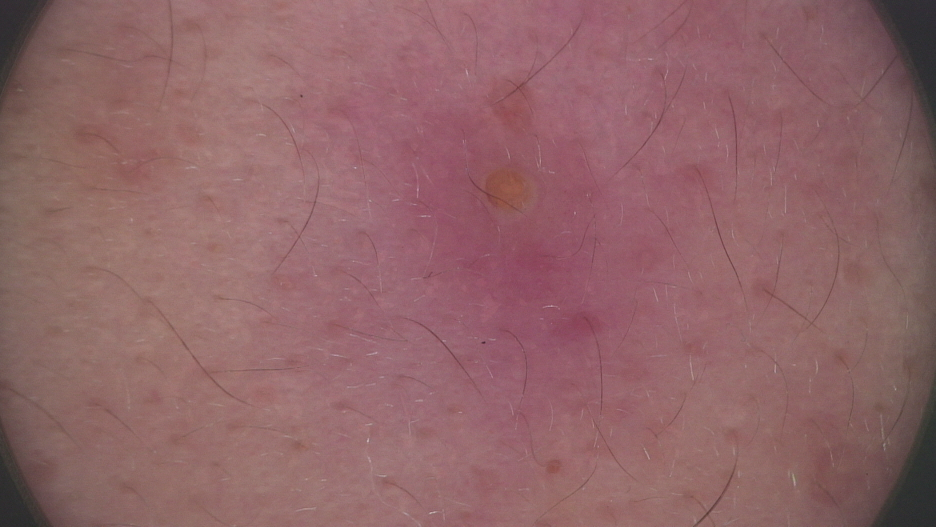
#> input picture dataset/dataset/Acne vulgaris/10_1.jpg, 1872 x 1053 px (shown at 1/2 size); its folder holds only this picture in this run
$ jupyter execute --allow-errors projekCoba1.ipynb   (older library calls are emulated)
#> lines starting #> are read from the running program, lines starting #| are printed output that depends on the picture; after the words box and inside, x2 and y2 are one past the last pixel; in counts of white or black regions, pixels touching at a corner belong together
[cell 1]
import os
import cv2 as cv
import matplotlib.pyplot as plt
import numpy as np
import pandas as pd
from tqdm import tqdm
from sklearn.model_selection import train_test_split, cross_val_predict
from sklearn.metrics import accuracy_score, classification_report
from skimage.feature import graycomatrix, graycoprops
from scipy.stats import entropy
from sklearn.ensemble import RandomForestClassifier
from sklearn.svm import SVC
from sklearn.neighbors import KNeighborsClassifier
from sklearn.metrics import accuracy_score, precision_score, recall_score, f1_score, confusion_matrix, classification_report
from sklearn.metrics import (confusion_matrix, ConfusionMatrixDisplay)
import seaborn as sns
from matplotlib.colors import LinearSegmentedColormap

[cell 2]
def resize_image(img, new_size=(256, 256)):
    return cv.resize(img, new_size)

[cell 3]
def insertGambar(folder):
#> called with folder = 'dataset/dataset/'
    data = []
    filenames = []
    datalabel = []
    path = []
    data_distribution = {}
    for label in (os.listdir(folder)):
        images = os.listdir(folder+label)
        data_distribution[label] = len(images)
        datalabel.append(label)
        print(label)
        count = 0
        for filename in tqdm(os.listdir(folder+label)):
            if count == 100:
                break
            else :
                count += 1
            img = cv.imread(os.path.join(folder+label,filename))
#> img is the input picture: shape (1053, 1872, 3); mean B, G, R 103.6, 100.8, 144
            if img is not None:
                img = cv.cvtColor(img, cv.COLOR_BGR2RGB)
                img = resize_image(img, (256, 256))
#> in resize_image, `return cv.resize(img, new_size)`:
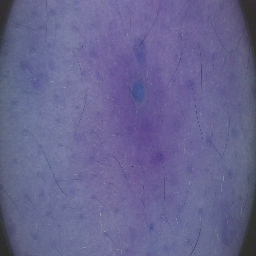
#> returned value: shape (256, 256, 3); mean of channels 0, 1, 2 143.9, 100.6, 103.5; drawn as B, G, R
                filenames.append(filename)
                path.append(label)
                data.append(img)
#> pass 2 of the loop in insertGambar, `for label in (os.listdir(folder)):`:
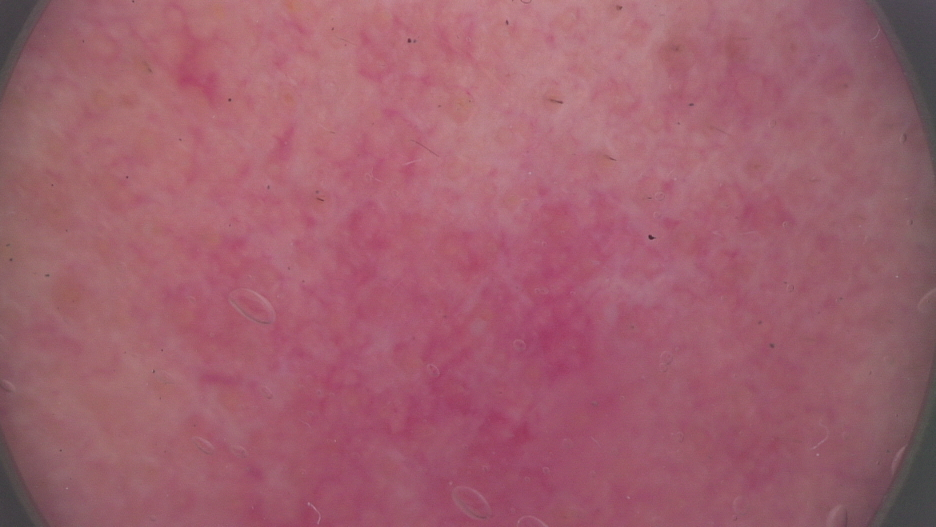
#> input picture dataset/dataset/Rosacea/10_2.jpg, 1872 x 1053 px (shown at 1/2 size)
#> in insertGambar, img is the input picture: shape (1053, 1872, 3); mean B, G, R 109.7, 96.1, 159.6
#> in resize_image (call 2), `return cv.resize(img, new_size)`:
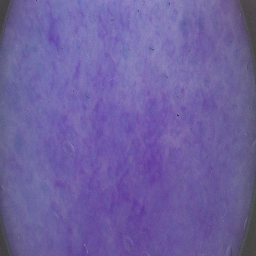
#> returned value: shape (256, 256, 3); mean of channels 0, 1, 2 159.5, 96, 109.6; drawn as B, G, R
    return data, filenames, datalabel, path , data_distribution

[cell 4]
images, filenames, labels, path, distribusi = insertGambar("dataset/dataset/")
#> images = 2 items; filenames = ['10_1.jpg', '10_2.jpg']; labels = ['Acne vulgaris', 'Rosacea']; path = ['Acne vulgaris', 'Rosacea']; distribusi = {'Acne vulgaris': 1, 'Rosacea': 1}

print("Jumlah gambar:", len(images))
#| Jumlah gambar: 2
print("Jumlah label unik:", len(labels))
#| Jumlah label unik: 2
print("Jumlah nama file:", len(filenames))
#| Jumlah nama file: 2
print("Distribusi data:", distribusi)
#| Distribusi data: {'Acne vulgaris': 1, 'Rosacea': 1}

[cell 5]
def display_sample(images):
  plt.figure(figsize=(20,10))
  for i in range(7):
    plt.subplot(1,7,i+1)
    plt.xticks([])
    plt.yticks([])
    plt.grid(False)
    plt.imshow(images[i], cmap='gray')
  plt.show()

[cell 6]
def gray_scaling(img):
    gray = cv.cvtColor(img, cv.COLOR_BGR2GRAY)
    return gray

[cell 7]
def median(img):
    height, width = img.shape
    kernel = np.zeros((3, 3), np.float32) / 9
    hasilMedian = np.zeros((height, width), dtype=np.uint8)
    for i in range(kernel.shape[0]//2, height-kernel.shape[0]//2):
        for j in range(kernel.shape[0]//2, width-kernel.shape[0]//2):
            temp = []
            for k in range(-kernel.shape[0]//2, kernel.shape[0]//2+1):
                for l in range(-kernel.shape[0]//2, kernel.shape[0]//2+1):
                    temp.append(img[i+k][j+l])
            temp.sort()
            median = temp[kernel.shape[0]**2//2]
            if kernel.shape[0]**2 % 2 == 0:
                median = (temp[kernel.shape[0]**2//2 - 1] + temp[kernel.shape[0]**2//2]) // 2
            else:
                median = temp[kernel.shape[0]**2//2]
            hasilMedian[i][j] = median

    return hasilMedian

[cell 8]
def getPad(image, kernel):
    i = (kernel.shape[1]-1)//2
    j = (kernel.shape[0]-1)//2

    kiri = i
    kanan = (kernel.shape[1]-1)-i
    atas = j
    bawah = (kernel.shape[0]-1)-j
    result = np.pad(image,((atas, bawah), (kiri,kanan)), 'edge')

    return result

prewittX = np.array([
    [-1,0,1],
    [-1,0,1],
    [-1,0,1]
])

prewittY = np.array([
    [1,1,1],
    [0,0,0],
    [-1,-1,-1]
])

def findEdge(image, kernelx, kernely):
    result = np.zeros(image.shape, dtype=float)
    pad = getPad(image, kernelx)

    for i in range(image.shape[0]):
        for j in range(image.shape[1]):
            x = 0
            y = 0
            for k in range(kernelx.shape[0]):
                for l in range(kernelx.shape[1]):
                    x += pad[i+k][j+l] * kernelx[k,l]
                    y += pad[i+k][j+l] * kernely[k,l]
            result[i,j] = np.sqrt(x*x + y*y)
    return result

def prewittFilterData(img):
    gambar = findEdge(img, prewittX, prewittY)
    return gambar

[cell 9]
def threshold(gambar):
    ambang = 10
    hasilThreshold = np.where(gambar >= ambang, 128, 255)
    return hasilThreshold

[cell 10]
kernel = np.array([[0, 0, 1, 1, 1],
                   [0, 0, 1, 1, 1],
                   [1, 1, 1, 1, 1],
                   [1, 1, 1, 0, 0],
                   [1, 1, 1, 0, 0]])

def dilasi(citra, mask):
    tinggiPad, lebarPad = mask.shape[0] // 2, mask.shape[1] // 2
    citraPad = np.pad(citra, ((tinggiPad, tinggiPad), (lebarPad, lebarPad)), mode='constant', constant_values=0)
    output = np.zeros(citra.shape, dtype=np.uint8)

    for baris in range(tinggiPad, citraPad.shape[0] - tinggiPad):
        for kolom in range(lebarPad, citraPad.shape[1] - lebarPad):
            area = citraPad[baris - tinggiPad:baris + tinggiPad + 1, kolom - lebarPad:kolom + lebarPad + 1]
            if np.any(area[mask == 1] == 255):
                output[baris - tinggiPad, kolom - lebarPad] = 255

    return output

def erosi(citra, mask):
    padT, padL = mask.shape[0] // 2, mask.shape[1] // 2
    citraPad = np.pad(citra, ((padT, padT), (padL, padL)), mode='constant', constant_values=255)
    hasil = np.zeros_like(citra, dtype=np.uint8)

    for r in range(padT, citraPad.shape[0] - padT):
        for c in range(padL, citraPad.shape[1] - padL):
            blok = citraPad[r - padT:r + padT + 1, c - padL:c + padL + 1]
            if np.all(blok[mask == 1] == 255):
                hasil[r - padT, c - padL] = 255

    return hasil

def opening(citra, mask):
    erosiHasil = erosi(citra, mask)
    openingHasil = dilasi(erosiHasil, mask)
    return openingHasil

[cell 11]
def normalize_image(image, skala_min=0, skala_max=255):
    image = image.astype(np.float32)
    min_val, max_val = np.min(image), np.max(image)

    if max_val == min_val:
        return np.full(image.shape, skala_min, dtype=np.uint8)

    return ((image - min_val) * (skala_max - skala_min) / (max_val - min_val) + skala_min).astype(np.uint8)

[cell 12]
dataPreprocessed = []
for i in range(len(images)):
    resize_img = resize_image(images[i])
    gray_img = gray_scaling(resize_img)
    medianData = median(gray_img)
    prewittData = prewittFilterData(medianData)
    thresholdData = threshold(prewittData)
    openingData = opening(thresholdData, kernel)
    normalizeData = normalize_image(openingData)

    dataPreprocessed.append(normalizeData)
#> this loop made 2 passes
#> pass 1, in gray_scaling, `gray = cv.cvtColor(img, cv.COLOR_BGR2GRAY)`:
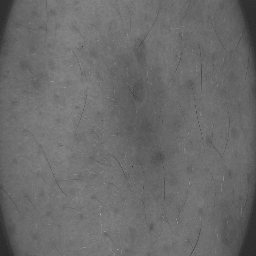
#> gray: shape (256, 256); min 39, max 184, mean 106.4
#> pass 1, in getPad, `result = np.pad(image,((atas, bawah), (kiri,kanan)), 'edge')`:
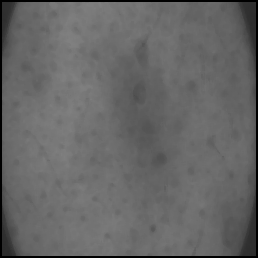
#> result: shape (258, 258); min 0, max 128, mean 101.7
#> pass 1, in prewittFilterData, `gambar = findEdge(img, prewittX, prewittY)`:
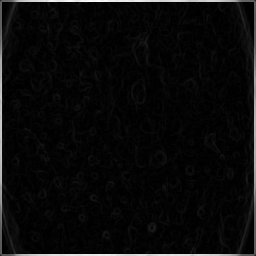
#> gambar: shape (256, 256) float64; min 0, max 379, mean 15.1; drawn with min black and max white
#> after the loop:
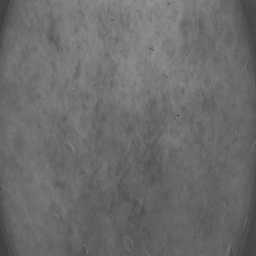
#> gray_img: shape (256, 256); min 53, max 147, mean 107.3
#> after the loop:
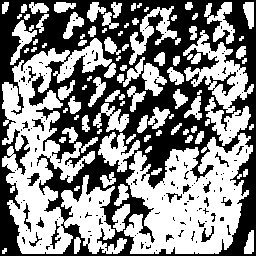
#> openingData: shape (256, 256); 52.4% white; 153 black regions (130 under 20 px), largest, box (x1, y1, x2, y2) and area: (0, 0, 256, 256) 29730, (50, 221, 61, 249) 93, (201, 226, 214, 242) 83
#> after the loop:
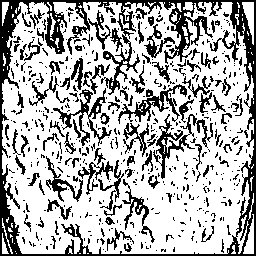
#> thresholdData: shape (256, 256) int64; values 128 (black) and 255 (white), 69.3% white; 519 black regions (422 under 20 px), largest, box (x1, y1, x2, y2) and area: (0, 0, 256, 256) 8875, (153, 114, 213, 179) 840, (53, 88, 112, 146) 732
#> after the loop, dataPreprocessed = 2 items

<h1>Feature Extraction</h1>

[cell 13]
def glcm(image, derajat):
    if derajat == 0:
        angles = [0]
    elif derajat == 45:
        angles = [np.pi / 4]
    elif derajat == 90:
        angles = [np.pi / 2]
    elif derajat == 135:
        angles = [3 * np.pi / 4]
    else:
        raise ValueError("Invalid angle. It should be one of the following: 0, 45, 90, 135.")

    glcm = graycomatrix(image, [1], angles, 256, symmetric=True, normed=True)
    return glcm

[cell 14]
def correlation(matriks):
	return graycoprops(matriks, 'correlation')[0, 0]

[cell 15]
def dissimilarity(matriks):
    return graycoprops(matriks, 'dissimilarity')[0, 0]

[cell 16]
def homogenity(matriks):
    return graycoprops(matriks, 'homogeneity')[0, 0]

[cell 17]
def contrast(matriks):
    return graycoprops(matriks, 'contrast')[0, 0]

[cell 18]
def ASM(matriks):
    return graycoprops(matriks, 'ASM')[0, 0]

[cell 19]
def energy(matriks):
    return graycoprops(matriks, 'energy')[0, 0]

[cell 20]
def entropyGlcm(matriks):
    return entropy(matriks.ravel())

[cell 21]
Derajat0 = []
Derajat45 = []
Derajat90 = []
Derajat135 = []
for i in range(len(dataPreprocessed)):
    D0 = glcm(dataPreprocessed[i], 0)
    D45 = glcm(dataPreprocessed[i], 45)
    D90 = glcm(dataPreprocessed[i], 90)
    D135 = glcm(dataPreprocessed[i], 135)
    Derajat0.append(D0)
    Derajat45.append(D45)
    Derajat90.append(D90)
    Derajat135.append(D135)
#> this loop made 2 passes
#> after the loop, Derajat0 = 2 items; Derajat135 = 2 items; Derajat45 = 2 items; Derajat90 = 2 items

[cell 22]
Kontras0, Kontras45, Kontras90, Kontras135 = [], [], [], []
dissimilarity0, dissimilarity45, dissimilarity90, dissimilarity135 =  [], [], [], []
homogenity0, homogenity45, homogenity90, homogenity135 = [], [], [], []
entropy0, entropy45, entropy90, entropy135 =  [], [], [], []
ASM0, ASM45, ASM90, ASM135 =  [], [], [], []
energy0, energy45, energy90, energy135 =  [], [], [], []
correlation0, correlation45, correlation90, correlation135 = [], [], [], []

[cell 23]
for i in range(len(dataPreprocessed)):
    H0 = homogenity(Derajat0[i])
    homogenity0.append(H0)
    H45 = homogenity(Derajat45[i])
    homogenity45.append(H45)
    H90 = homogenity(Derajat90[i])
    homogenity90.append(H90)
    H135 = homogenity(Derajat135[i])
    homogenity135.append(H135)
#> this loop made 2 passes
#> (H0, H45, H90, H135) on passes 1 to 2: (0.895, 0.845, 0.908, 0.864), (0.89, 0.834, 0.907, 0.858)
#> after the loop, homogenity0 = [0.895, 0.89]; homogenity135 = [0.864, 0.858]; homogenity45 = [0.845, 0.834]; homogenity90 = [0.908, 0.907]

[cell 24]
for i in range(len(dataPreprocessed)):
    C0 = correlation(Derajat0[i])
    correlation0.append(C0)
    C45 = correlation(Derajat45[i])
    correlation45.append(C45)
    C90 = correlation(Derajat90[i])
    correlation90.append(C90)
    C135 = correlation(Derajat135[i])
    correlation135.append(C135)
#> this loop made 2 passes
#> (C0, C45, C90, C135) on passes 1 to 2: (0.771, 0.66, 0.8, 0.702), (0.779, 0.666, 0.814, 0.715)
#> after the loop, correlation0 = [0.771, 0.779]; correlation135 = [0.702, 0.715]; correlation45 = [0.66, 0.666]; correlation90 = [0.8, 0.814]

[cell 25]
for i in range(len(images)):
    K0 = contrast(Derajat0[i])
    K45 = contrast(Derajat45[i])
    K90 = contrast(Derajat90[i])
    K135 = contrast(Derajat135[i])
    Kontras0.append(K0)
    Kontras45.append(K45)
    Kontras90.append(K90)
    Kontras135.append(K135)
#> this loop made 2 passes
#> (K0, K45, K90, K135) on passes 1 to 2: (6823.2, 10090, 5968.6, 8862), (7153.9, 10810, 6024.4, 9232)
#> after the loop, Kontras0 = [6823.2, 7153.9]; Kontras135 = [8862, 9232]; Kontras45 = [10090, 10810]; Kontras90 = [5968.6, 6024.4]

[cell 26]
for i in range(len(images)):
    Dis0 = dissimilarity(Derajat0[i])
    Dis45 = dissimilarity(Derajat45[i])
    Dis90 = dissimilarity(Derajat90[i])
    Dis135 = dissimilarity(Derajat135[i])
    dissimilarity0.append(Dis0)
    dissimilarity45.append(Dis45)
    dissimilarity90.append(Dis90)
    dissimilarity135.append(Dis135)
#> this loop made 2 passes
#> (Dis0, Dis45, Dis90, Dis135) on passes 1 to 2: (26.76, 39.57, 23.41, 34.75), (28.05, 42.39, 23.62, 36.2)
#> after the loop, dissimilarity0 = [26.76, 28.05]; dissimilarity135 = [34.75, 36.2]; dissimilarity45 = [39.57, 42.39]; dissimilarity90 = [23.41, 23.62]

[cell 27]
for i in range(len(images)):
    E0 = entropyGlcm(Derajat0[i])
    E45 = entropyGlcm(Derajat45[i])
    E90 = entropyGlcm(Derajat90[i])
    E135 = entropyGlcm(Derajat135[i])
    entropy0.append(E0)
    entropy45.append(E45)
    entropy90.append(E90)
    entropy135.append(E135)
#> this loop made 2 passes
#> (E0, E45, E90, E135) on passes 1 to 2: (0.981, 1.07, 0.953, 1.04), (1.04, 1.14, 1, 1.1)
#> after the loop, entropy0 = [0.981, 1.04]; entropy135 = [1.04, 1.1]; entropy45 = [1.07, 1.14]; entropy90 = [0.953, 1]

[cell 28]
for i in range(len(images)):
    A0 = ASM(Derajat0[i])
    A45 = ASM(Derajat45[i])
    A90 = ASM(Derajat90[i])
    A135 = ASM(Derajat135[i])
    ASM0.append(A0)
    ASM45.append(A45)
    ASM90.append(A90)
    ASM135.append(A135)
#> this loop made 2 passes
#> (A0, A45, A90, A135) on passes 1 to 2: (0.448, 0.412, 0.459, 0.426), (0.403, 0.363, 0.417, 0.38)
#> after the loop, ASM0 = [0.448, 0.403]; ASM135 = [0.426, 0.38]; ASM45 = [0.412, 0.363]; ASM90 = [0.459, 0.417]

[cell 29]
for i in range(len(images)):
    ER0 = energy(Derajat0[i])
    ER45 = energy(Derajat45[i])
    ER90 = energy(Derajat90[i])
    ER135 = energy(Derajat135[i])
    energy0.append(ER0)
    energy45.append(ER45)
    energy90.append(ER90)
    energy135.append(ER135)
#> this loop made 2 passes
#> (ER0, ER45, ER90, ER135) on passes 1 to 2: (0.669, 0.642, 0.677, 0.652), (0.635, 0.603, 0.646, 0.616)
#> after the loop, energy0 = [0.669, 0.635]; energy135 = [0.652, 0.616]; energy45 = [0.642, 0.603]; energy90 = [0.677, 0.646]

[cell 30]
print("Min:", np.min(dataPreprocessed[i]), "Max:", np.max(dataPreprocessed[i]))
#| Min: 0 Max: 255

[cell 31]
print("Jumlah Labels:", len(path))
#| Jumlah Labels: 2
print("Jumlah Filename:", len(filenames))
#| Jumlah Filename: 2
print("Jumlah Kontras0:", len(Kontras0), len(Kontras45), len(Kontras90), len(Kontras135))
#| Jumlah Kontras0: 2 2 2 2
print("Jumlah Homogeneity0:", len(homogenity0), len(homogenity45), len(homogenity90), len(homogenity135))
#| Jumlah Homogeneity0: 2 2 2 2
print("Jumlah Dissimilarity0:", len(dissimilarity0), len(dissimilarity45), len(dissimilarity90), len(dissimilarity135))
#| Jumlah Dissimilarity0: 2 2 2 2
print("Jumlah Entropy0:", len(entropy0), len(entropy45), len(entropy90), len(entropy135))
#| Jumlah Entropy0: 2 2 2 2
print("Jumlah ASM0:", len(ASM0), len(ASM45), len(ASM90), len(ASM135))
#| Jumlah ASM0: 2 2 2 2
print("Jumlah Energy0:", len(energy0), len(energy45), len(energy90), len(energy135))
#| Jumlah Energy0: 2 2 2 2
print("Jumlah Correlation0:", len(correlation0), len(correlation45), len(correlation90), len(correlation135))
#| Jumlah Correlation0: 2 2 2 2

<h1>CSV</h1>

[cell 32]
dataTable = {'Filename': filenames, 'Label': path,
        'Contrast0': Kontras0, 'Contrast45': Kontras45, 'Contrast90': Kontras90, 'Contrast135': Kontras135,
        'Homogeneity0': homogenity0, 'Homogeneity45': homogenity45, 'Homogeneity90': homogenity90, 'Homogeneity135': homogenity135,
        'Dissimilarity0': dissimilarity0, 'Dissimilarity45': dissimilarity45, 'Dissimilarity90': dissimilarity90, 'Dissimilarity135': dissimilarity135,
        'Entropy0': entropy0, 'Entropy45': entropy45, 'Entropy90': entropy90, 'Entropy135': entropy135,
        'ASM0': ASM0, 'ASM45': ASM45, 'ASM90': ASM90, 'ASM135': ASM135,
        'Energy0': energy0, 'Energy45': energy45, 'Energy90': energy90, 'Energy135': energy135,
        'Correlation0': correlation0, 'Correlation45': correlation45, 'Correlation90': correlation90, 'Correlation135': correlation135,
        }
df = pd.DataFrame(dataTable)
#> df = table of 2 rows and 30 columns
df.to_csv('hasil_ekstraksi_1.csv', index=False)

hasilEkstrak = pd.read_csv('hasil_ekstraksi_1.csv')
#> (reads hasil_ekstraksi_1.csv from the repository)
hasilEkstrak

[cell 33]
# Menghitung korelasi
correlation = hasilEkstrak.drop(columns=['Label','Filename']).corr()

# Menyaring fitur yang memiliki korelasi absolut lebih dari 0.95 dengan label
threshold = 0.95 # atur threshold ini untuk menentukan seberapa besar korelasi yang ingin disaring
selectionFeature = []
columns = np.full((correlation.shape[0],), True, dtype=bool)
for i in range(correlation.shape[0]):
	for j in range(i+1, correlation.shape[0]):
		if correlation.iloc[i,j] >= threshold:
			if columns[j]:
				columns[j] = False
select = hasilEkstrak.drop(columns=['Label','Filename']).columns[columns]
x_new = hasilEkstrak[select]
x_new
y = hasilEkstrak['Label']
plt.figure(figsize=(17,17))

pink_cmap = LinearSegmentedColormap.from_list("pink_shade", ["white", "pink", "purple"], N=256)
sns.heatmap(x_new.corr(), annot=True, cmap=pink_cmap, fmt=".2f")
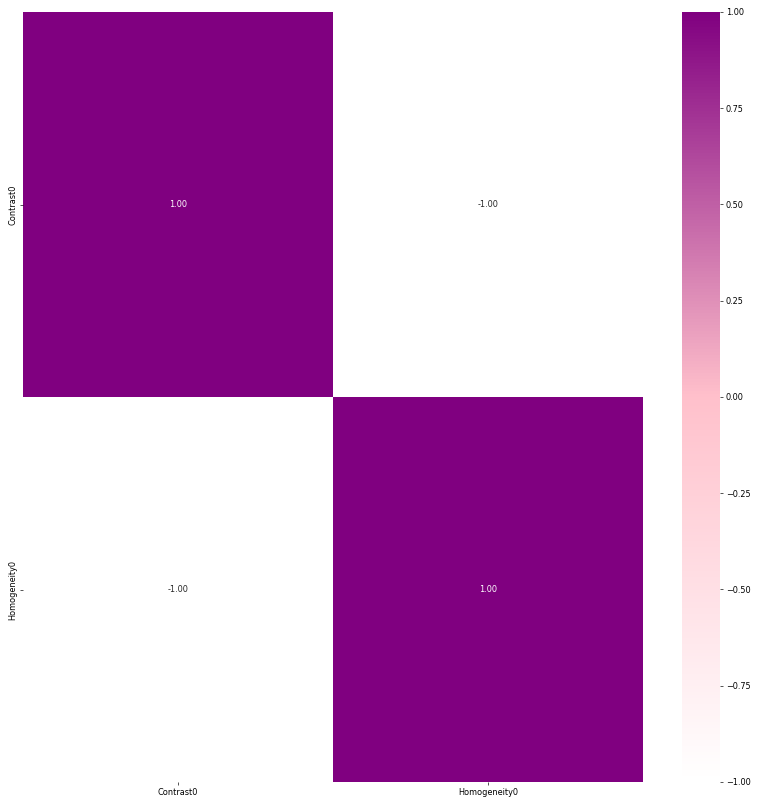
#> figure drawn by matplotlib, 2 panels

[cell 34]
# ubah bagian test_size sesuai kebutuhan
# 0.3 = 30% data untuk testing (train/test 70/30)
# 0.2 = 20% data untuk testing (train/test 80/20)
X_train, X_test, y_train, y_test = train_test_split(x_new, y, test_size=0.2, random_state=42)
print(X_train.shape)
print(X_test.shape)

[cell 35]
# normalisasi mean std
X_test = (X_test - X_train.mean()) / X_train.std()
X_train = (X_train - X_train.mean()) / X_train.std()

[cell 36]
def generateClassificationReport(y_true, y_pred):
	print(classification_report(y_true, y_pred))
	print(confusion_matrix(y_true, y_pred))
	print('Accuracy:', accuracy_score(y_true, y_pred))

# Define classifiers
rf = RandomForestClassifier(n_estimators=5, random_state=42)
svm = SVC(kernel='rbf', random_state=42)
knn = KNeighborsClassifier(n_neighbors=5)

[cell 37]
rf.fit(X_train, y_train)

# Make predictions and evaluate the model with the training set
print("------Training Set------")
y_pred = rf.predict(X_train)
generateClassificationReport( y_train, y_pred)

# Make predictions and evaluate the model with the testing set
print("\n------Testing Set------")
y_pred = rf.predict(X_test)
generateClassificationReport( y_test, y_pred)

#> (a cell that did not finish here is left out)

#> (a cell that did not finish here is left out)

[cell 40]
def plot_confusion_matrix(y_true, y_pred, title):
#> called with y_pred = array of shape (1,), title = 'Random Forest Confusion Matrix'
    cm = confusion_matrix(y_true, y_pred)
    disp = ConfusionMatrixDisplay(confusion_matrix=cm)
    disp.plot(cmap=pink_cmap)
    plt.title(title)
    plt.show()
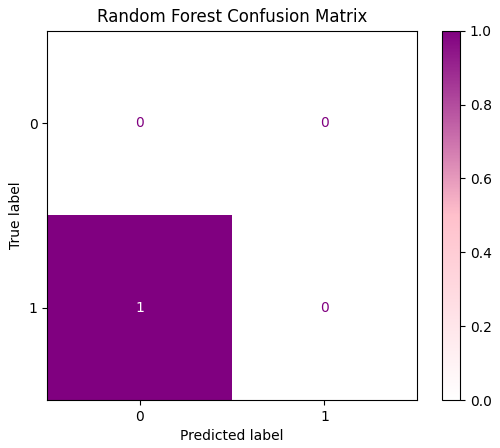
#> figure drawn by matplotlib, 2 panels

# Plot confusion matrix for Random Forest
plot_confusion_matrix(y_test, rf.predict(X_test), "Random Forest Confusion Matrix")
# Plot confusion matrix for SVM
#> (the rest of this cell did not finish here and is left out)
